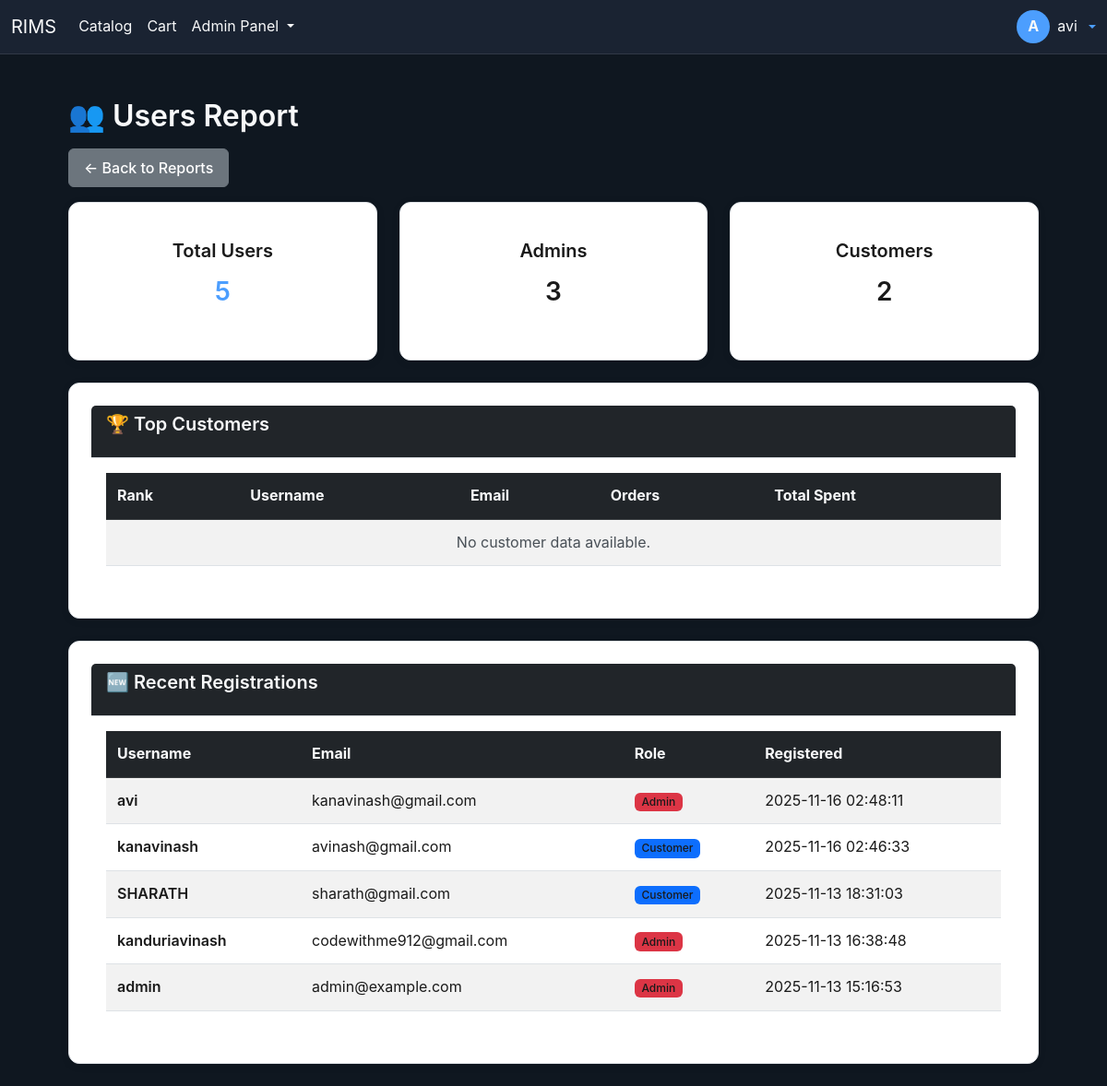
Screenshot of /admin/reports/users (signed in) with the database file from the repository.
### models.py (models this page shows)
class User(UserMixin, db.Model):
    __tablename__ = 'user'
    id = db.Column(db.Integer, primary_key=True)
    username = db.Column(db.String(100), unique=True, nullable=False)
    password_hash = db.Column(db.String(200), nullable=False)
    email = db.Column(db.String(120), unique=True)
    role = db.Column(db.String(20), default='customer')
    created_at = db.Column(db.DateTime, default=datetime.utcnow)

### blueprints/reports.py (the view)
@reports_bp.route('/users')
@login_required
@admin_required
def users_report():
    total_users = User.query.count()
    admin_count = User.query.filter_by(role='admin').count()
    customer_count = User.query.filter_by(role='customer').count()
    top_customers = db.session.query(
        User.id,
        User.username,
        User.email,
        func.count(Order.order_id).label('order_count'),
        func.sum(Order.total_amount).label('total_spent')
    ).join(
        Order, User.id == Order.customer_id
    ).group_by(
        User.id, User.username, User.email
    ).order_by(
        func.count(Order.order_id).desc()
    ).limit(10).all()
    recent_users = User.query.order_by(User.created_at.desc()).limit(10).all()
    return render_template(
        'admin/reports/users.html',
        total_users=total_users,
        admin_count=admin_count,
        customer_count=customer_count,
        top_customers=top_customers,
        recent_users=recent_users
    )

### blueprints/reports.py (called while the page is built)
def admin_required(f):
    from functools import wraps
    from flask import redirect, url_for, flash
    @wraps(f)
    def decorated_function(*args, **kwargs):
        if not current_user.is_authenticated or current_user.role != 'admin':
            flash("Admin access required.", "danger")
            return redirect(url_for('auth.login_admin'))
        return f(*args, **kwargs)
    return decorated_function

### templates/admin/reports/users.html (shortened to what this page needs)
{% extends 'base.html' %}
{% block content %}
<div class="container mt-4">
    <h2>👥 Users Report</h2>
    <a href="{{ url_for('reports.index') }}" class="btn btn-secondary mb-3">← Back to Reports</a>
    <div class="row mb-4">
        <div class="col-md-4">
            <div class="card text-center">
                <div class="card-body">
                    <h5>Total Users</h5>
                    <h3 class="text-primary">{{ total_users }}</h3>
                </div>
            </div>
        </div>
        <div class="col-md-4">
            <div class="card text-center">
                <div class="card-body">
                    <h5>Admins</h5>
                    <h3 class="text-danger">{{ admin_count }}</h3>
                </div>
            </div>
        </div>
        <div class="col-md-4">
            <div class="card text-center">
                <div class="card-body">
                    <h5>Customers</h5>
                    <h3 class="text-info">{{ customer_count }}</h3>
                </div>
            </div>
        </div>
    </div>
    <div class="card mb-4">
        <div class="card-header">
            <h5>🏆 Top Customers</h5>
        </div>
        <div class="card-body">
            <div class="table-responsive">
                <table class="table table-striped">
                    <thead class="table-dark">
                        <tr>
                            <th>Rank</th>
                            <th>Username</th>
                            <th>Email</th>
                            <th>Orders</th>
                            <th>Total Spent</th>
                        </tr>
                    </thead>
                    <tbody>
                        {% for customer in top_customers %}
                        <tr>
                            <td>{{ loop.index }}</td>
                            <td><strong>{{ customer.username }}</strong></td>
                            <td>{{ customer.email }}</td>
                            <td>{{ customer.order_count }}</td>
                            <td>₹{{ "%.2f"|format(customer.total_spent or 0) }}</td>
                        </tr>
                        {% else %}
                        <tr>
                            <td colspan="5" class="text-center text-muted">No customer data available.</td>
                        </tr>
                        {% endfor %}
                    </tbody>
                </table>
            </div>
        </div>
    </div>
    <div class="card">
        <div class="card-header">
            <h5>🆕 Recent Registrations</h5>
        </div>
        <div class="card-body">
            <div class="table-responsive">
                <table class="table table-striped">
                    <thead class="table-dark">
                        <tr>
                            <th>Username</th>
                            <th>Email</th>
                            <th>Role</th>
                            <th>Registered</th>
                        </tr>
                    </thead>
                    <tbody>
                        {% for user in recent_users %}
                        <tr>
                            <td><strong>{{ user.username }}</strong></td>
                            <td>{{ user.email }}</td>
                            <td>
                                {% if user.role == 'admin' %}
                                    <span class="badge bg-danger">Admin</span>
                                {% else %}
                                    <span class="badge bg-primary">Customer</span>
                                {% endif %}
                            </td>
                            <td>{{ user.created_at.strftime('%Y-%m-%d %H:%M:%S') if user.created_at else 'N/A' }}</td>
                        </tr>
                        {% else %}
                        <tr>
                            <td colspan="4" class="text-center text-muted">No recent registrations.</td>
                        </tr>
                        {% endfor %}
                    </tbody>
                </table>
            </div>
        </div>
    </div>
</div>
{% endblock %}

### templates/base.html (shortened to what this page needs)
<!doctype html>
<html>
<head>
  <link href="https://cdn.jsdelivr.net/npm/bootstrap@5.3.0/dist/css/bootstrap.min.css" rel="stylesheet">
</head>
<body>
  <nav class="navbar navbar-expand-lg navbar-dark">
    <div class="container-fluid">
      <a class="navbar-brand" href="{{ url_for('home') }}">RIMS</a>
      <div class="collapse navbar-collapse" id="mainNav">
        <ul class="navbar-nav me-auto">
          <li class="nav-item"><a class="nav-link" href="{{ url_for('catalog.catalog') }}">Catalog</a></li>
          <li class="nav-item"><a class="nav-link" href="{{ url_for('cart.index') }}">Cart</a></li>
          {% if current_user.is_authenticated and current_user.role == 'admin' %}
          <li class="nav-item dropdown">
            <a class="nav-link dropdown-toggle" href="#" id="adminMenu" role="button" data-bs-toggle="dropdown" aria-expanded="false">
              Admin Panel
            </a>
          </li>
          {% endif %}
        </ul>
        <div class="d-flex align-items-center ms-3">
          {% if current_user.is_authenticated %}
            <div class="dropdown">
              <a class="d-flex align-items-center text-decoration-none dropdown-toggle" href="#" id="profileMenu" data-bs-toggle="dropdown" aria-expanded="false">
                <div class="profile-icon me-2">{{ (current_user.username[0]|upper) if current_user.username else 'U' }}</div>
                <div class="d-none d-md-block me-2" style="color:var(--muted);">{{ current_user.username }}</div>
              </a>
            </div>
          {% else %}
            <a class="btn btn-sm btn-outline-primary me-2" href="{{ url_for('auth.login') }}">Sign in</a>
            <a class="btn btn-sm btn-primary" href="{{ url_for('auth.register') }}">Register</a>
          {% endif %}
        </div>
      </div>
    </div>
  </nav>
  <div class="container py-4">
    {% block content %}{% endblock %}
  </div>
</body>
</html>

### templates/base.html (style rules this page uses)
:root { --surface: #0f1720; --accent: #4c9efe; --muted: rgba(255,255,255,0.75); color-scheme: dark; }
body { background: var(--surface); color: #f8f9fa !important; font-family: Inter, system-ui, -apple-system, 'Segoe UI', Roboto, 'Helvetica Neue', Arial; font-size: 16px; line-height: 1.6; }
.container { max-width: 1100px; }
.card { background: #ffffff !important; border: 1px solid #dee2e6 !important; border-radius: 12px; color: #1a1a1a !important; box-shadow: 0 2px 8px rgba(0,0,0,0.1); }
.card, .card * { color: #1a1a1a !important; }
h1, h2, h3, h4, h5, h6 { color: #f8f9fa !important; font-weight: 600; margin-bottom: 1rem; }
.card h1, .card h2, .card h3, .card h4, .card h5, .card h6 { color: #1a1a1a !important; }
p, div, span, label { color: #f8f9fa !important; }
.card p, .card div, .card span, .card label { color: #1a1a1a !important; }
.text-muted { color: rgba(248, 249, 250, 0.85) !important; }
.card .text-muted { color: #495057 !important; }
a { color: var(--accent) !important; text-decoration: none; }
.table { color: #1a1a1a !important; }
.table-dark { background: #212529 !important; color: #f8f9fa !important; }
.table-striped > tbody > tr:nth-of-type(odd) { background-color: rgba(0,0,0,0.05) !important; }
.btn { font-weight: 500; padding: 0.5rem 1rem; }
.btn-secondary { background: #6c757d; border-color: #6c757d; color: #ffffff !important; }
.profile-icon { width: 36px; height: 36px; border-radius: 50%; background: var(--accent); display: inline-flex; align-items: center; justify-content: center; color: #fff; font-weight: 700; }
.badge { font-weight: 500; padding: 0.35em 0.65em; }
.navbar { background: #1a2332 !important; border-bottom: 1px solid rgba(255,255,255,0.1); }
.navbar-brand, .nav-link { color: #f8f9fa !important; }
.container { color: #f8f9fa !important; }
strong, b { color: #f8f9fa !important; font-weight: 600; }
.card strong, .card b { color: #1a1a1a !important; }
.text-primary { color: var(--accent) !important; }
.card .text-primary { color: var(--accent) !important; }
.table td, .table th { padding: 12px !important; vertical-align: middle; color: #1a1a1a !important; }
.mb-4 { margin-bottom: 1.5rem !important; }
.mt-4 { margin-top: 1.5rem !important; }
.card { padding: 1.5rem; }
.table td, .table th { color: #1a1a1a !important; }
.table-dark td, .table-dark th { color: #f8f9fa !important; }
.card-header { background: #212529 !important; color: #f8f9fa !important; border-bottom: 1px solid #dee2e6; }
.card-header h5, .card-header h4, .card-header h3 { color: #f8f9fa !important; }
.badge { color: #f8f9fa !important; font-weight: 500; }
div, span { color: inherit; }
table td, table th { color: #1a1a1a !important; }
table td strong, table th strong { color: inherit !important; font-weight: 600; }
tbody td { color: #1a1a1a !important; }
.card-body * { color: #1a1a1a !important; }
.card-body h1, .card-body h2, .card-body h3, .card-body h4, .card-body h5, .card-body h6 { color: #1a1a1a !important; }
* { visibility: visible !important; }
.card, .card * { visibility: visible !important; }

### rows the page displays
User: username "A", username "avi", email "kanavinash@gmail.com", role "Admin", created_at "2025-11-16 02:48:11"
User: username "kanavinash", email "avinash@gmail.com", role "Customer", created_at "2025-11-16 02:46:33"
User: username "SHARATH", email "sharath@gmail.com", role "Customer", created_at "2025-11-13 18:31:03"
User: username "kanduriavinash", email "codewithme912@gmail.com", role "Admin", created_at "2025-11-13 16:38:48"
User: username "admin", email "admin@example.com", role "Admin", created_at "2025-11-13 15:16:53"

### other values shown
{{ total_users }} "5"
{{ admin_count }} "3"
{{ customer_count }} "2"
